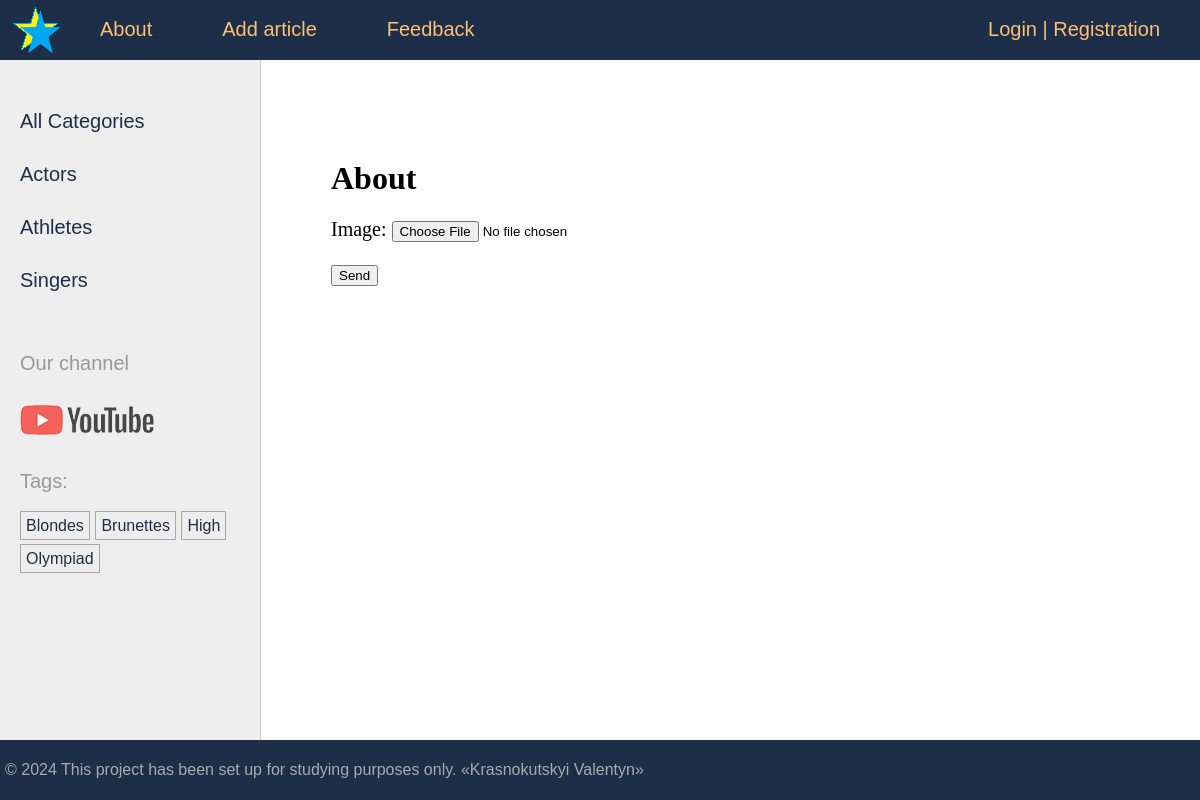
The page /about/ on the database its author committed.
### stars/models.py (models this page shows, shortened)
class Category(models.Model):
    name = models.CharField(max_length=100, db_index=True, verbose_name='Category')  # Name of the category
    slug = models.SlugField(max_length=255, unique=True, db_index=True)  # Unique slug for URLs
    class Meta:
        verbose_name = 'Category'
        verbose_name_plural = 'Categories'
    def get_absolute_url(self):
        return reverse('category', kwargs={'cat_slug': self.slug})  # URL pattern for accessing a category detail view

class TagPost(models.Model):
    tag = models.CharField(max_length=100, db_index=True)  # Tag name
    slug = models.SlugField(max_length=255, unique=True, db_index=True)  # Unique slug for URLs
    def get_absolute_url(self):
        return reverse('tag', kwargs={'tag_slug': self.slug})  # URL pattern for accessing a tag detail view

### stars/views.py (the view)
# urls.py: path('about/', views.about, name='about'),
def about(request):
    if request.method == "POST":
        form = UploadFileForm(request.POST, request.FILES)
        if form.is_valid():
            fp = UploadFiles(file=form.cleaned_data['file'])
            fp.save()
    else:
        form = UploadFileForm()
    return render(request, 'stars/about.html',
                  {'title': 'About', 'form': form})

### stars/forms.py
class UploadFileForm(forms.Form):
    file = forms.ImageField(label="Image")

### stars/templatetags/stars_tags.py (called while the page is built)
@register.inclusion_tag('stars/list_categories.html')
def show_categories(cat_selected_id=0):
    cats = Category.objects.annotate(total=Count("posts")).filter(total__gt=0)
    return {"cats": cats, "cat_selected": cat_selected_id}

@register.inclusion_tag('stars/list_tags.html')
def show_all_tags():
    return {"tags": TagPost.objects.annotate(total=Count("tags")).filter(total__gt=0)}

### users/context_processors.py (called while the page is built)
def get_stars_context(request):
    return {'mainmenu': menu}

### stars/templates/stars/about.html (shortened to what this page needs)
{% extends 'base.html' %}
{% block content %}
<h1>{{title}}</h1>
<form action="" method="post" enctype="multipart/form-data">
    {{ form.as_p }}
    <button type="submit">Send</button></p>
</form>
{% endblock %}

### stars/templates/stars/list_categories.html
{% for cat in cats %}
         {% if cat.id == cat_selected %}
                   <li class="selected">{{cat.name}}</li>
         {% else %}
                   <li><a href="{{ cat.get_absolute_url }}">{{cat.name}}</a></li>
         {% endif %}
{% endfor %}

### stars/templates/stars/list_tags.html
{% if tags %}
    Tags:</p>
    <ul class="tags-list">
        {% for t in tags %}
        <li><a href="{{t.get_absolute_url}}">{{t.tag}}</a></li>
        {% endfor %}
    </ul>
{% endif %}

### stars/static/stars/css/styles.css (style rules this page uses)
html, body { font-family: 'Arial'; margin: 0; padding: 0; height: 100%; width: 100%; color: #1d2e49; }
a { color: #0059b2; text-decoration: none; }
.left-chapters ul { width: 230px; margin: 0; padding: 20px 10px 10px 20px; list-style: none; font-size: 20px; }
.left-chapters ul li { margin: 30px 0 0 0; color: #999; }
.left-chapters ul li a { color: #1d2e49; text-decoration: none; }
ul.tags-list { width: 100%; margin: 0; padding: 0; list-style: none; }
ul.tags-list li { margin: 0; padding: 0 0 10px; display: inline-block; }
ul.tags-list li a { padding: 5px; font-size: 16px; border: 1px solid #aaa; }
.content-text h1 { font-size: 32px; }

### rows shown on the page
Category: name "Actors"
Category: name "Athletes"
Category: name "Singers"
TagPost: tag "Blondes"
TagPost: tag "Brunettes"
TagPost: tag "High"
TagPost: tag "Olympiad"

### other values the page prints
{{ m.title }} "About" "Add article" "Feedback"
{{ title }} "About"
